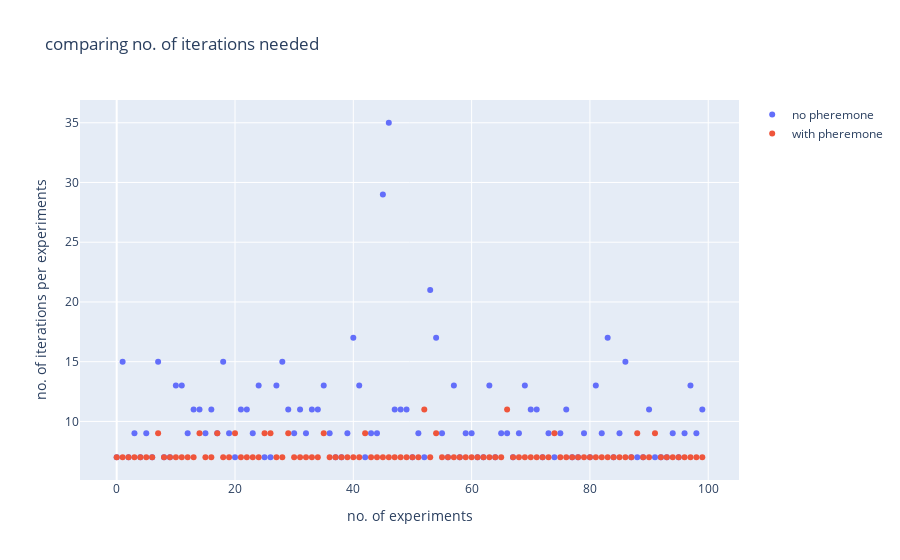

Source (notebook cell):
### Code cell
fig = go.Figure()
x_axis = list(range(num_points))

fig.add_trace(go.Scatter(x=x_axis, y=iter_list,
                    mode='markers',
                    name='no pheremone'))
fig.add_trace(go.Scatter(x=x_axis, y=iter_list_opt,
                    mode='markers',
                    name='with pheremone'))
fig.update_layout(title='comparing no. of iterations needed',
                   xaxis_title='no. of experiments',
                   yaxis_title='no. of iterations per experiments')
fig.show()
print("Mean iterations without pheremone: ", np.nanmean(iter_list))
print("Median iterations without pheremone: ", np.nanmedian(iter_list))
print("Mean iterations with pheremone: ", np.nanmean(iter_list_opt))
print("Median iterations with pheremone: ", np.nanmedian(iter_list_opt))

### Figure 1 — Plotly figure (JSON) as saved in the notebook; plotly's stock layout.template omitted (floating-point values rounded to 4 significant figures)
{"data": [{"mode": "markers", "name": "no pheremone", "type": "scatter", "x": [0, 1, 2, 3, 4, 5, 6, 7, 8, 9, 10, 11, 12, 13, 14, 15, 16, 17, 18, 19, 20, 21, 22, 23, 24, 25, 26, 27, 28, 29, 30, 31, 32, 33, 34, 35, 36, 37, 38, 39, 40, 41, 42, 43, 44, 45, 46, 47, 48, 49, 50, 51, 52, 53, 54, 55, 56, 57, 58, 59, 60, 61, 62, 63, 64, 65, 66, 67, 68, 69, 70, 71, 72, 73, 74, 75, 76, 77, 78, 79, 80, 81, 82, 83, 84, 85, 86, 87, 88, 89, 90, 91, 92, 93, 94, 95, 96, 97, 98, 99], "y": [7, 15, 7, 9, 7, 9, 7, 15, 7, 7, 13, 13, 9, 11, 11, 9, 11, 9, 15, 9, 7, 11, 11, 9, 13, 7, 7, 13, 15, 11, 9, 11, 9, 11, 11, 13, 9, 7, 7, 9, 17, 13, 7, 9, 9, 29, 35, 11, 11, 11, 7, 9, 7, 21, 17, 9, 7, 13, 7, 9, 9, 7, 7, 13, 7, 9, 9, 7, 9, 13, 11, 11, 7, 9, 7, 9, 11, 7, 7, 9, 7, 13, 9, 17, 7, 9, 15, 7, 7, 7, 11, 7, 7, 7, 9, 7, 9, 13, 9, 11]}, {"mode": "markers", "name": "with pheremone", "type": "scatter", "x": [0, 1, 2, 3, 4, 5, 6, 7, 8, 9, 10, 11, 12, 13, 14, 15, 16, 17, 18, 19, 20, 21, 22, 23, 24, 25, 26, 27, 28, 29, 30, 31, 32, 33, 34, 35, 36, 37, 38, 39, 40, 41, 42, 43, 44, 45, 46, 47, 48, 49, 50, 51, 52, 53, 54, 55, 56, 57, 58, 59, 60, 61, 62, 63, 64, 65, 66, 67, 68, 69, 70, 71, 72, 73, 74, 75, 76, 77, 78, 79, 80, 81, 82, 83, 84, 85, 86, 87, 88, 89, 90, 91, 92, 93, 94, 95, 96, 97, 98, 99], "y": [7, 7, 7, 7, 7, 7, 7, 9, 7, 7, 7, 7, 7, 7, 9, 7, 7, 9, 7, 7, 9, 7, 7, 7, 7, 9, 9, 7, 7, 9, 7, 7, 7, 7, 7, 9, 7, 7, 7, 7, 7, 7, 9, 7, 7, 7, 7, 7, 7, 7, 7, 7, 11, 7, 9, 7, 7, 7, 7, 7, 7, 7, 7, 7, 7, 7, 11, 7, 7, 7, 7, 7, 7, 7, 9, 7, 7, 7, 7, 7, 7, 7, 7, 7, 7, 7, 7, 7, 9, 7, 7, 9, 7, 7, 7, 7, 7, 7, 7, 7]}], "layout": {"title": {"text": "comparing no. of iterations needed"}, "xaxis": {"title": {"text": "no. of experiments"}}, "yaxis": {"title": {"text": "no. of iterations per experiments"}}}}
